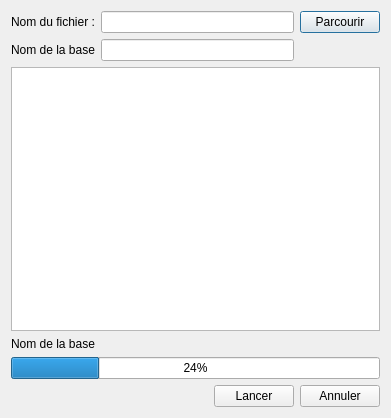
<?xml version="1.0" encoding="UTF-8"?>
<ui version="4.0">
 <class>Dialog</class>
 <widget class="QDialog" name="Dialog">
  <property name="geometry">
   <rect>
    <x>0</x>
    <y>0</y>
    <width>391</width>
    <height>418</height>
   </rect>
  </property>
  <property name="windowTitle">
   <string>Sauvegarder la base &quot;XXXX&quot;</string>
  </property>
  <layout class="QGridLayout" name="gridLayout_2">
   <item row="0" column="0">
    <layout class="QGridLayout" name="gridLayout">
     <item row="0" column="3" rowspan="3">
      <widget class="QPushButton" name="find">
       <property name="text">
        <string>Parcourir</string>
       </property>
      </widget>
     </item>
     <item row="0" column="2" rowspan="3">
      <widget class="QLineEdit" name="filename"/>
     </item>
     <item row="0" column="0" rowspan="3" colspan="2">
      <widget class="QLabel" name="label">
       <property name="text">
        <string>Nom du fichier :</string>
       </property>
      </widget>
     </item>
     <item row="3" column="0" colspan="2">
      <widget class="QLabel" name="labelNomBase">
       <property name="text">
        <string>Nom de la base</string>
       </property>
      </widget>
     </item>
     <item row="3" column="2">
      <widget class="QLineEdit" name="lineEditNomBase"/>
     </item>
    </layout>
   </item>
   <item row="1" column="0">
    <layout class="QVBoxLayout" name="verticalLayout">
     <item>
      <widget class="QListWidget" name="listWidget"/>
     </item>
     <item>
      <widget class="QLabel" name="label_2">
       <property name="text">
        <string>Nom de la base</string>
       </property>
      </widget>
     </item>
    </layout>
   </item>
   <item row="2" column="0">
    <layout class="QVBoxLayout" name="verticalLayout_2">
     <item>
      <widget class="QProgressBar" name="progressBar">
       <property name="value">
        <number>24</number>
       </property>
      </widget>
     </item>
    </layout>
   </item>
   <item row="3" column="0">
    <layout class="QHBoxLayout" name="horizontalLayout_2">
     <item>
      <spacer name="horizontalSpacer">
       <property name="orientation">
        <enum>Qt::Horizontal</enum>
       </property>
       <property name="sizeHint" stdset="0">
        <size>
         <width>40</width>
         <height>20</height>
        </size>
       </property>
      </spacer>
     </item>
     <item>
      <widget class="QPushButton" name="Lancer">
       <property name="text">
        <string>Lancer</string>
       </property>
      </widget>
     </item>
     <item>
      <widget class="QPushButton" name="pushButton">
       <property name="text">
        <string>Annuler</string>
       </property>
      </widget>
     </item>
    </layout>
   </item>
  </layout>
 </widget>
 <resources/>
 <connections/>
</ui>
